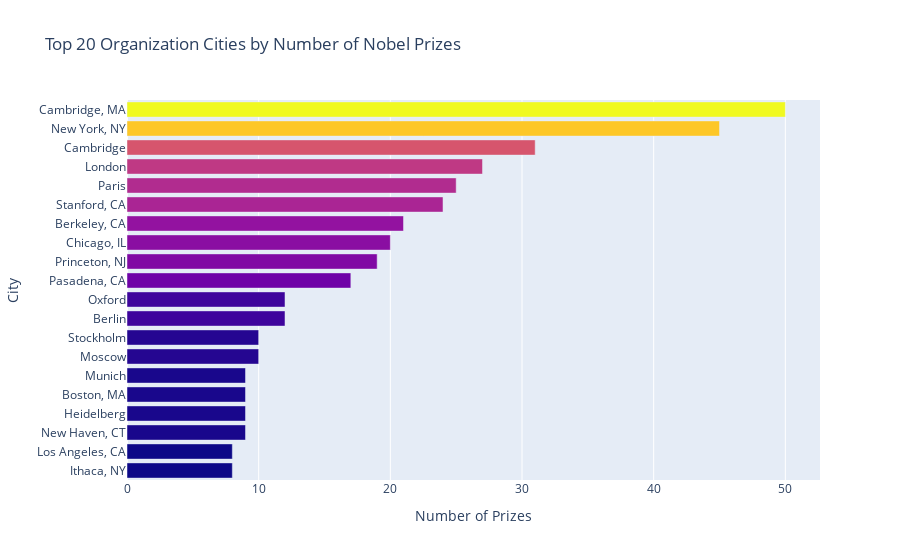

The code cell stored with this chart in its notebook:
### Code cell
city_bar = px.bar(x=top20_org_cities.values,
                  y=top20_org_cities.index,
                  orientation='h',
                  color=top20_org_cities.values,
                  color_continuous_scale=px.colors.sequential.Plasma,
                  title='Top 20 Organization Cities by Number of Nobel Prizes')
city_bar.update_layout(xaxis_title='Number of Prizes',
                       yaxis_title='City',
                       coloraxis_showscale=False)

### Figure 1 — Plotly figure (JSON) as saved in the notebook; plotly's stock layout.template omitted (floating-point values rounded to 4 significant figures)
{"data": [{"alignmentgroup": "True", "hovertemplate": "x=%{x}<br>y=%{y}<br>color=%{marker.color}<extra></extra>", "legendgroup": "", "marker": {"color": [8, 8, 9, 9, 9, 9, 10, 10, 12, 12, 17, 19, 20, 21, 24, 25, 27, 31, 45, 50], "coloraxis": "coloraxis", "pattern": {"shape": ""}}, "name": "", "offsetgroup": "", "orientation": "h", "showlegend": false, "textposition": "auto", "x": [8, 8, 9, 9, 9, 9, 10, 10, 12, 12, 17, 19, 20, 21, 24, 25, 27, 31, 45, 50], "xaxis": "x", "y": ["Ithaca, NY", "Los Angeles, CA", "New Haven, CT", "Heidelberg", "Boston, MA", "Munich", "Moscow", "Stockholm", "Berlin", "Oxford", "Pasadena, CA", "Princeton, NJ", "Chicago, IL", "Berkeley, CA", "Stanford, CA", "Paris", "London", "Cambridge", "New York, NY", "Cambridge, MA"], "yaxis": "y", "type": "bar"}], "layout": {"xaxis": {"anchor": "y", "domain": [0.0, 1.0], "title": {"text": "Number of Prizes"}}, "yaxis": {"anchor": "x", "domain": [0.0, 1.0], "title": {"text": "City"}}, "coloraxis": {"colorbar": {"title": {"text": "color"}}, "colorscale": [[0.0, "#0d0887"], [0.1111, "#46039f"], [0.2222, "#7201a8"], [0.3333, "#9c179e"], [0.4444, "#bd3786"], [0.5556, "#d8576b"], [0.6667, "#ed7953"], [0.7778, "#fb9f3a"], [0.8889, "#fdca26"], [1.0, "#f0f921"]], "showscale": false}, "legend": {"tracegroupgap": 0}, "title": {"text": "Top 20 Organization Cities by Number of Nobel Prizes"}, "barmode": "relative"}}
